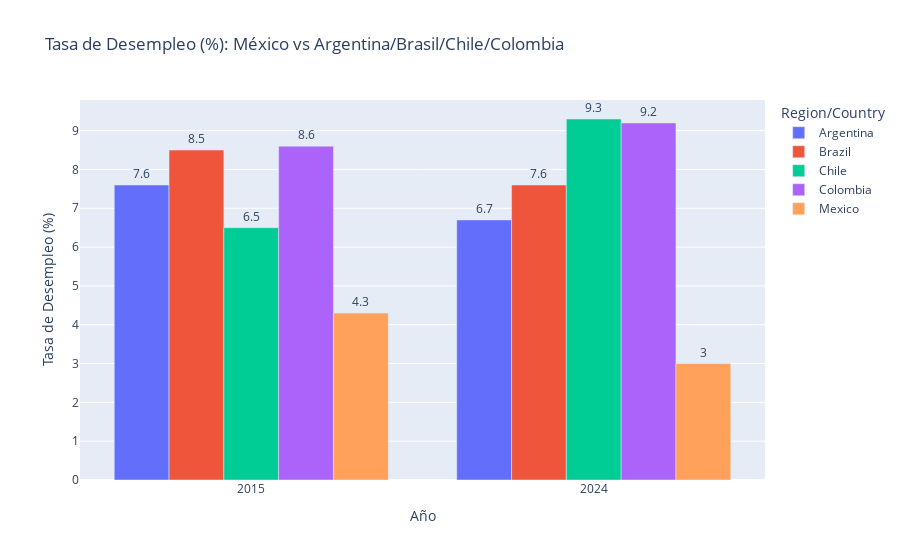

Notebook source saved alongside this figure:
### Code cell
import plotly.express as px

# Convertir 'Value' a numérico (quitando comas)
df_filtrado['Value'] = df_filtrado['Value'].astype(str).str.replace(',', '').astype(float)

# Filtrar solo Unemployment rate - Total
unemployment = df_filtrado[df_filtrado['Series'] == 'Unemployment rate - Total']

# Seleccionar México y Argentina/Brasil/Chile/Colombia
subset = unemployment[unemployment['Region/Country'].isin(['Mexico', 'Argentina', 'Brazil', 'Chile', 'Colombia'])]

# Gráfico de barras
fig = px.bar(
    subset,
    x="Year",
    y="Value",
    color="Region/Country",
    barmode="group",
    title="Tasa de Desempleo (%): México vs Argentina/Brasil/Chile/Colombia",
    labels={"Value": "Tasa de Desempleo (%)", "Year": "Año"}
)
fig.update_traces(texttemplate='%{y:.2}', textposition='outside')
fig.show()

### Figure 1 — Plotly figure (JSON) as saved in the notebook; plotly's stock layout.template omitted (floating-point values rounded to 4 significant figures)
{"data": [{"alignmentgroup": "True", "hovertemplate": "Region/Country=Argentina<br>Año=%{x}<br>Tasa de Desempleo (%)=%{y}<extra></extra>", "legendgroup": "Argentina", "marker": {"color": "#636efa", "pattern": {"shape": ""}}, "name": "Argentina", "offsetgroup": "Argentina", "orientation": "v", "showlegend": true, "textposition": "outside", "texttemplate": "%{y:.2}", "type": "bar", "x": [2015, 2024], "xaxis": "x", "y": [7.6, 6.7], "yaxis": "y"}, {"alignmentgroup": "True", "hovertemplate": "Region/Country=Brazil<br>Año=%{x}<br>Tasa de Desempleo (%)=%{y}<extra></extra>", "legendgroup": "Brazil", "marker": {"color": "#EF553B", "pattern": {"shape": ""}}, "name": "Brazil", "offsetgroup": "Brazil", "orientation": "v", "showlegend": true, "textposition": "outside", "texttemplate": "%{y:.2}", "type": "bar", "x": [2015, 2024], "xaxis": "x", "y": [8.5, 7.6], "yaxis": "y"}, {"alignmentgroup": "True", "hovertemplate": "Region/Country=Chile<br>Año=%{x}<br>Tasa de Desempleo (%)=%{y}<extra></extra>", "legendgroup": "Chile", "marker": {"color": "#00cc96", "pattern": {"shape": ""}}, "name": "Chile", "offsetgroup": "Chile", "orientation": "v", "showlegend": true, "textposition": "outside", "texttemplate": "%{y:.2}", "type": "bar", "x": [2015, 2024], "xaxis": "x", "y": [6.5, 9.3], "yaxis": "y"}, {"alignmentgroup": "True", "hovertemplate": "Region/Country=Colombia<br>Año=%{x}<br>Tasa de Desempleo (%)=%{y}<extra></extra>", "legendgroup": "Colombia", "marker": {"color": "#ab63fa", "pattern": {"shape": ""}}, "name": "Colombia", "offsetgroup": "Colombia", "orientation": "v", "showlegend": true, "textposition": "outside", "texttemplate": "%{y:.2}", "type": "bar", "x": [2015, 2024], "xaxis": "x", "y": [8.6, 9.2], "yaxis": "y"}, {"alignmentgroup": "True", "hovertemplate": "Region/Country=Mexico<br>Año=%{x}<br>Tasa de Desempleo (%)=%{y}<extra></extra>", "legendgroup": "Mexico", "marker": {"color": "#FFA15A", "pattern": {"shape": ""}}, "name": "Mexico", "offsetgroup": "Mexico", "orientation": "v", "showlegend": true, "textposition": "outside", "texttemplate": "%{y:.2}", "type": "bar", "x": [2015, 2024], "xaxis": "x", "y": [4.3, 3], "yaxis": "y"}], "layout": {"barmode": "group", "legend": {"title": {"text": "Region/Country"}, "tracegroupgap": 0}, "title": {"text": "Tasa de Desempleo (%): México vs Argentina/Brasil/Chile/Colombia"}, "xaxis": {"anchor": "y", "domain": [0, 1], "title": {"text": "Año"}}, "yaxis": {"anchor": "x", "domain": [0, 1], "title": {"text": "Tasa de Desempleo (%)"}}}}
